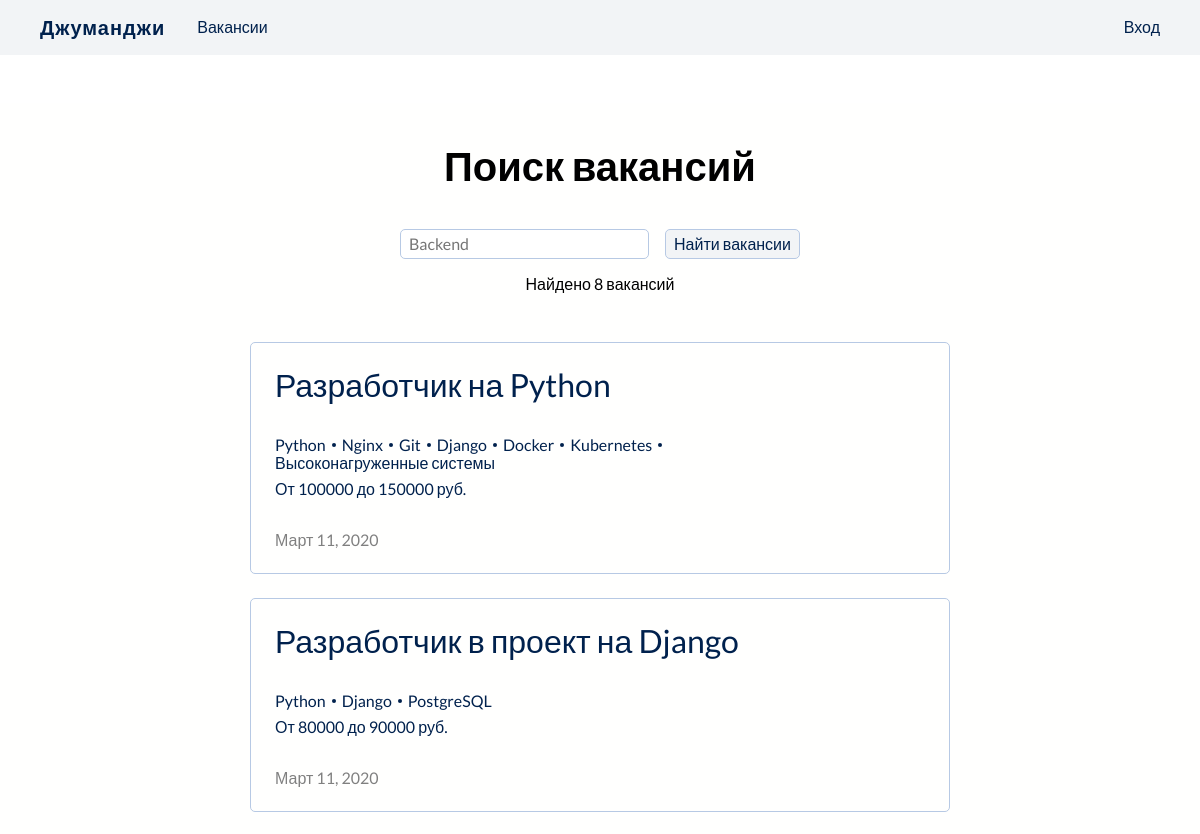
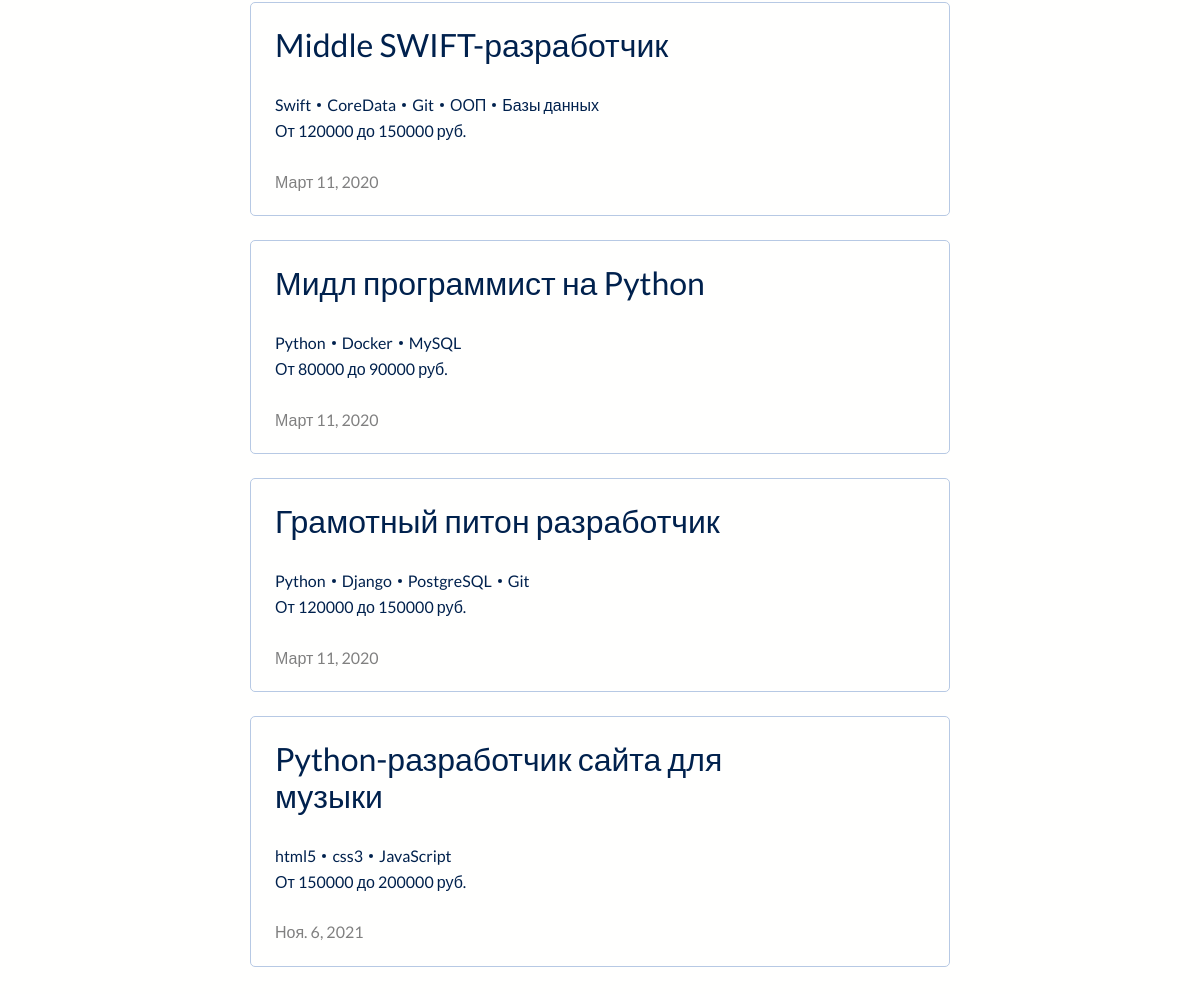
Page /vacancies/ on the committed database (2 pictures, top to bottom).
### jumanji/models.py (models this page shows, shortened)
class Vacancy(models.Model):
    title = models.CharField(max_length=100)
    specialty = models.ForeignKey(Specialty, on_delete=models.CASCADE, related_name="vacancies", default=None)
    company = models.ForeignKey(Company, on_delete=models.CASCADE, related_name='vacancies')
    salary_from = models.IntegerField()
    salary_to = models.IntegerField()
    posted_at = models.DateField(default=timezone.now)
    skills = models.CharField(max_length=250)
    description = models.TextField()
    def get_skills(self):
        return self.skills.split(', ')

### jumanji/views.py (the view)
# urls.py: path('vacancies/', AllVacanciesPageView.as_view(), name="all_vacancies"),
class AllVacanciesPageView(ListView):
    model = Vacancy
    template_name = 'jumanji/vacancies.html'

### jumanji/templates/jumanji/vacancies.html
{% extends 'base.html' %}
{% load static %}
{% block content %}
    <section class="vacancies-search">
        <h1>Поиск вакансий</h1>
        <form action="{% url 'search' %}">
            <input type="text" name="s" placeholder="Backend" />
            <button>Найти вакансии</button>
        </form>
        <div class="count">Найдено 8 вакансий</div>
    </section>
    {% include './block/vacancies-cards.html' with vacancies=object_list %}
{% endblock  %}

### jumanji/templates/jumanji/block/vacancies-cards.html (shortened to what this page needs)
<section class="vacancies-cards">
    {% if vacancies %}
        {% for vacancy in vacancies %}
        <a class="card" href="{% url 'vacancy_detail' vacancy.id %}">
            <div class="description">
                <h2>{{ vacancy.title }}</h2>
                <ul class="tags">
                    {% for skill in vacancy.get_skills %}
                    <li>{{ skill }}</li>
                    {% endfor %}
                </ul>
                <div class="salary">От {{ vacancy.salary_from }} до {{ vacancy.salary_to }} руб.</div>
                <div class="date">{{ vacancy.posted_at }}</div>
            </div>
        </a>
        {% endfor %}
    {% else %}
    <h1>Ничего не найдено</h1>
    {% endif %}
</section>

### static/css/general_style.css (style rules this page uses)
:root { --background: #fffffe; --secondBackground: #f2f4f6; --darkBackground: #001534; --headline: #00214d; --paragraph: #1b2d45; --darkParagraph: #b7c9e4; --red: #ff5470; --lightRed: rgba(255, 84, 112, .2); --yellow: #fde24f; --skyBlue: #00ebc7; }
* { font-family: 'Lato', sans-serif; }
body { display: flex; flex-direction: column; min-height: 100vh; }
h1, h2, h3 { text-align: center; }
h1 { font-size: 2.5rem; margin: 2.5rem 0; }
h2 { font-weight: normal; font-size: 2rem; margin: 2rem 0; }
a { text-decoration: none; color: var(--headline); }
input, textarea, select { outline: none; border: 1px solid var(--darkParagraph); border-radius: 5px; padding: 5px 8px; }
.btn, button { background-color: var(--secondBackground); border: 1px solid var(--darkParagraph); border-radius: 5px; padding: 5px 8px; color: var(--headline); cursor: pointer; }
section { margin: 5rem 0; }
.card { display: flex; align-items: center; padding: 1.5rem; border: 1px solid var(--darkParagraph); border-radius: 5px; }
a.card { cursor: pointer; transition: all .15s ease-in-out; }
ul.tags { display: flex; flex-wrap: wrap; list-style: none; margin: 0; margin-bottom: .5rem; padding: 0; }
ul.tags li { position: relative; }
ul.tags li:not(:last-child) { margin-right: 1rem; }
ul.tags li:not(:last-child):after { content: ''; position: absolute; right: -.625rem; top: 50%; transform: translateY(-50%); width: .25rem; height: .25rem; border-radius: 100%; background: var(--headline); }

### jumanji/static/css/style.css (style rules this page uses)
.vacancies-search { max-width: 400px; margin: 0 auto; }
.vacancies-search form { display: flex; gap: 1rem; }
.vacancies-search form input { flex: auto; }
.vacancies-search .count { text-align: center; margin: 1rem 0; }
.vacancies-cards { display: grid; grid-template-columns: 1fr; grid-auto-columns: 1fr; max-width: 700px; gap: 1.5rem; margin: 3rem auto; }
.vacancies-cards .card { padding: 1.5rem; }
.vacancies-cards .card h2 { text-align: left; margin: 0; margin-bottom: 2rem; }
.vacancies-cards .card .date { margin-top: 2rem; color: gray; }

### rows in the picture
Vacancy: title "Разработчик на Python", get_skills "Python" "Nginx" "Git" "Django" "Docker" "Kubernetes" "Высоконагруженные системы", salary_from "100000", salary_to "150000", posted_at "Март 11, 2020"
Vacancy: title "Разработчик в проект на Django", get_skills "Python" "Django" "PostgreSQL", salary_from "80000", salary_to "90000", posted_at "Март 11, 2020"
Vacancy: title "Middle SWIFT-разработчик", get_skills "Swift" "CoreData" "Git" "ООП" "Базы данных", salary_from "120000", salary_to "150000", posted_at "Март 11, 2020"
Vacancy: title "Мидл программист на Python", get_skills "Python" "Docker" "MySQL", salary_from "80000", salary_to "90000", posted_at "Март 11, 2020"
Vacancy: title "Грамотный питон разработчик", get_skills "Python" "Django" "PostgreSQL" "Git", salary_from "120000", salary_to "150000", posted_at "Март 11, 2020"
Vacancy: title "Python-разработчик сайта для музыки", get_skills "html5" "css3" "JavaScript", salary_from "150000", salary_to "200000", posted_at "Ноя. 6, 2021"
